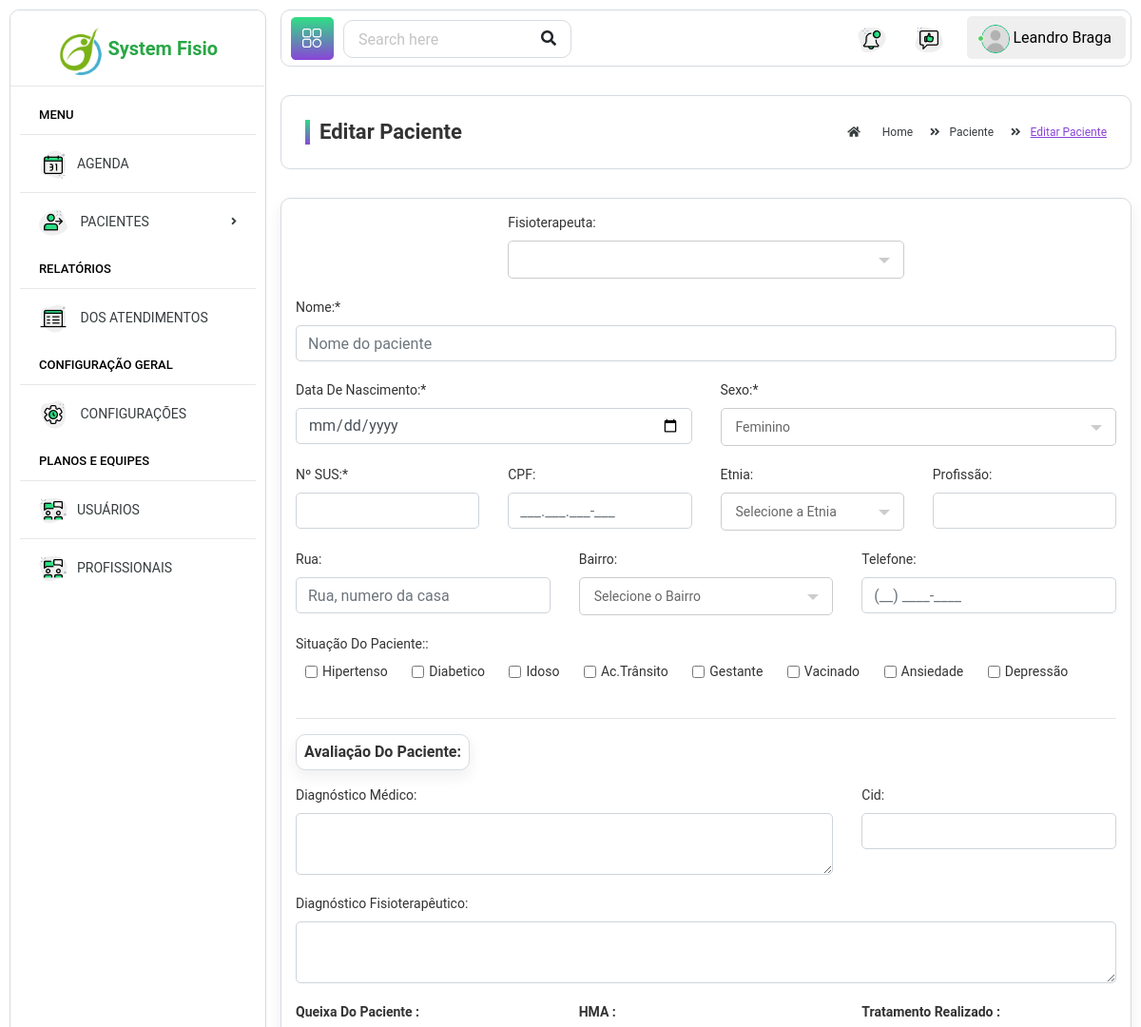
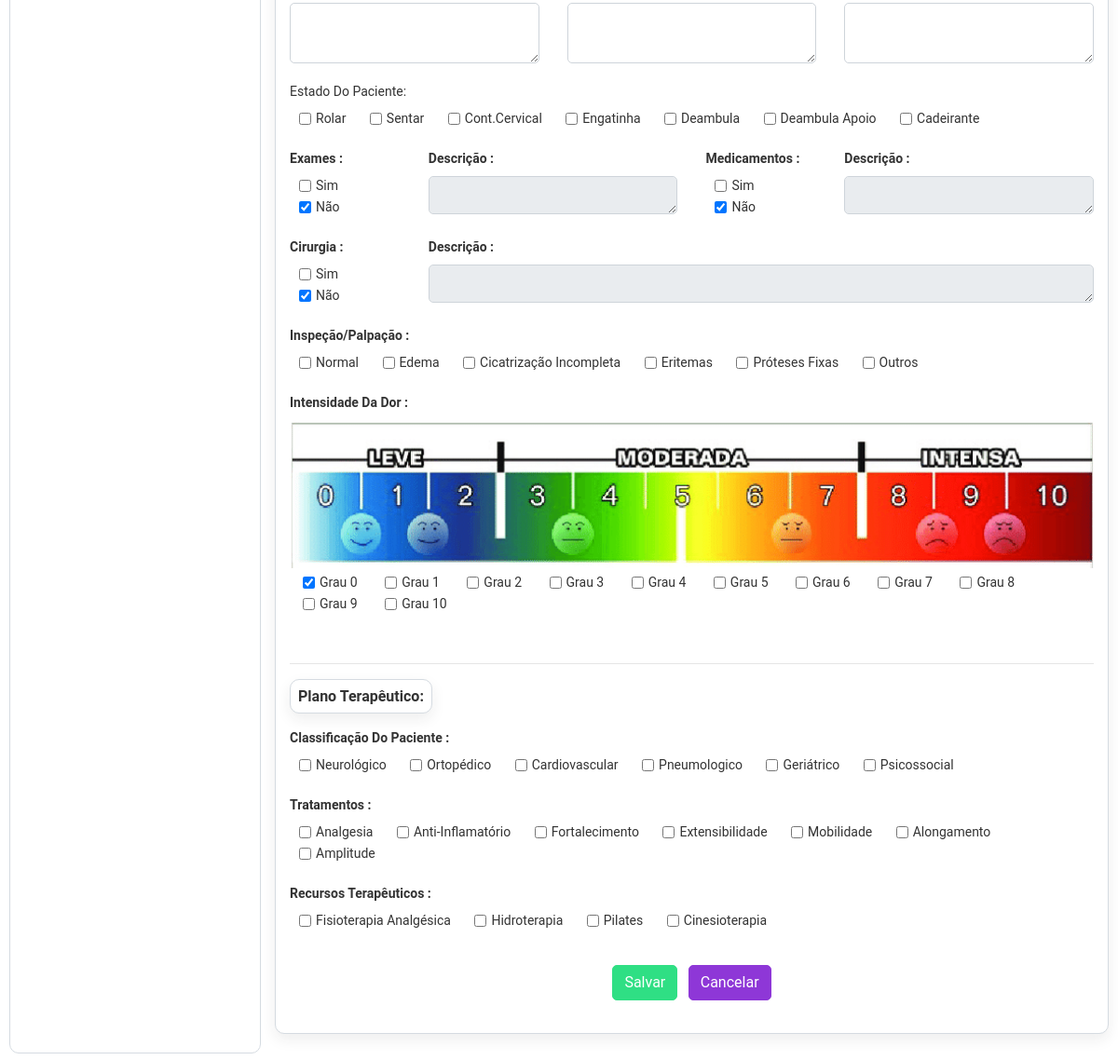
Screenshot of /edit-paciente.php (signed in) with the database file from the repository (2 pictures, top to bottom).
### tables this page shows
CREATE TABLE `situacao_paciente` (
  `cod_situacao` int(11) NOT NULL,
  `nome_situacao` varchar(50) NOT NULL,
  `data_situacao` date DEFAULT NULL
);

CREATE TABLE `estado_paciente` (
  `cod_estado` int(11) NOT NULL,
  `nome_estado` varchar(50) DEFAULT NULL,
  `data_cad_estado` date DEFAULT NULL
);

CREATE TABLE `inspecao` (
  `cod_inspecao` int(11) NOT NULL,
  `nome_inspecao` varchar(50) DEFAULT NULL,
  `data_cad_inspecao` date DEFAULT NULL
);

CREATE TABLE `classificacao_paciente` (
  `cod_classificacao` int(11) NOT NULL,
  `nome_classificacao` varchar(50) DEFAULT NULL,
  `data_cad_classificacao` date DEFAULT NULL
);

CREATE TABLE `tratamento_paciente` (
  `cod_tratamento` int(11) NOT NULL,
  `nome_tratamento` varchar(50) NOT NULL,
  `data_cad_tratamento` date DEFAULT NULL
);

CREATE TABLE `recurso_tratamento` (
  `cod_recurso` int(11) NOT NULL,
  `nome_recurso` varchar(50) NOT NULL,
  `data_cad_recurso` date DEFAULT NULL
);

### edit-paciente.php (the view, shortened to what the rows shown need)
<?php
include_once('./db/db-conection.php');
?>
<!DOCTYPE html>
<html lang="pt-br">
<head>
	<link href="../../../../css?family=Roboto:300,400,500,700,900" rel="stylesheet">
	<link rel="stylesheet" href="assets/css/bootstrap.min.css">
	<link rel="stylesheet" href="assets/plugins/fontawesome/css/all.min.css">
	<link rel="stylesheet" href="assets/plugins/fontawesome/css/fontawesome.min.css">
	<link rel="stylesheet" href="assets/css/select2.min.css">
	<link rel="stylesheet" href="assets/plugins/datetimepicker/css/tempusdominus-bootstrap-4.min.css">
	<link rel="stylesheet" href="assets/css/style.css">
	<link rel="stylesheet" href="assets/css/style-preload.css">
</head>
<body onload="loading()">
	<div class="main-wrapper">
		<div class="page-wrapper">
			<div class="content container-fluid">
				<div class="page-content">
					<div class="row">
						<div class="col-lg-12 col-md-12 col-sm-12 col-12">
							<div class="card">
								<div class="card-body">
									<div class="row ">
										<div class="col-lg-12 col-md-6 col-sm-6 col-12">
											<?php
											$codPaciente = isset($_POST['cod-paciente']) ? $_POST['cod-paciente'] : null;
											$codPaciente =  $codPaciente;
											$querySelectPaciente = "SELECT * FROM pacientes p join avaliacao_paciente ap on ap.ordem_paciente = p.cod_paciente join profissionais pr on ap.ordem_profissional = pr.cod_profissional where p.cod_paciente = '$codPaciente' order by ap.cod_avaliacao desc  ";
											$resultQuery = mysqli_query($mysqli, $querySelectPaciente);
											$result_row = mysqli_fetch_array($resultQuery);
											$eva_paciente = $result_row['eva_paciente'];
											?>
											<form id="form">
												<div class="row">
													<div class="col-lg-12 col-md-6 col-sm-6 col-12">
														<div class="form-group">
															<?php
															$querySelecSituacaoP = "SELECT * FROM situacao_paciente order by cod_situacao ";
															$result_situacaoP = mysqli_query($mysqli, $querySelecSituacaoP);
															while ($row_result_situacaoP = mysqli_fetch_array($result_situacaoP)) {
																$codSituacao = $row_result_situacaoP['cod_situacao'];
																$nomeSituacao = $row_result_situacaoP['nome_situacao'];
																if (mysqli_affected_rows($mysqli) > 0) {
																	$select = "checked";
																} else {
																	$select = "";
																}
															?>
																<div class="form-check form-check-inline" style="margin-left: 10px;">
																	<input class="form-check-input" type="checkbox" id="inlineCheckbox1" value="<?php echo $codSituacao; ?>" name="situacao_paciente[]" <?= $select; ?>>
																	<label class="form-check-label" for="inlineCheckbox1 "><?php echo $nomeSituacao; ?> </label>
																</div>
															<?php } ?>
														</div>
													</div>
												</div>
												<div class="row">
													<div class="col-lg-12 col-md-6 col-sm-6 col-12">
														<div class="form-group">
															<?php
															$queryEstado = "SELECT * FROM estado_paciente order by cod_estado ";
															$resultEstado = mysqli_query($mysqli, $queryEstado);
															while ($row_estado = mysqli_fetch_array($resultEstado)) {
																$codEstado = $row_estado['cod_estado'];
																$nomeEstado = $row_estado['nome_estado'];
																if (mysqli_affected_rows($mysqli) > 0) {
																	$select = "checked";
																} else {
																	$select = "";
																}
															?>
																<div class="form-check form-check-inline" style="margin-left: 10px;">
																	<input class="form-check-input" type="checkbox" id="inlineCheckbox1" value="<?php echo $codEstado; ?>" name="estado_paciente[]" <?= $select; ?>>
																	<label class="form-check-label" for="inlineCheckbox1 "><?php echo $nomeEstado; ?> </label>
																</div>
															<?php } ?>
														</div>
													</div>
												</div>
												<div class="row">
													<div class="col-lg-12 col-md-6 col-sm-6 col-12">
														<div class="form-group">
															<?php
															$queryInspecao = "SELECT * FROM inspecao order by cod_inspecao ";
															$resultInspecao = mysqli_query($mysqli, $queryInspecao);
															while ($row_inspecao = mysqli_fetch_array($resultInspecao)) {
																$codInspencao = $row_inspecao['cod_inspecao'];
																$nomeinspecao = $row_inspecao['nome_inspecao'];
																if (mysqli_affected_rows($mysqli) > 0) {
																	$select = "checked";
																} else {
																	$select = "";
																}
															?>
																<div class="form-check form-check-inline" style="margin-left: 10px;">
																	<input class="form-check-input" type="checkbox" id="inlineCheckbox1" value="<?php echo $codInspencao; ?>" name="inspecao_paciente[]" <?= $select; ?>>
																	<label class="form-check-label" for="inlineCheckbox1 "><?php echo $nomeinspecao; ?> </label>
																</div>
															<?php } ?>
														</div>
													</div>
												</div>
															<?php
															for ($i = 0; $i < 11; $i++) {
																if ($eva_paciente == $i) {
																	$select = "checked";
																} else {
																	$select = "";
																}
															?>
															<?php     }    ?>
												<div class="row">
													<div class="col-lg-12 col-md-6 col-sm-6 col-12">
														<div class="form-group">
															<?php
															$queryClassificao = "SELECT * FROM classificacao_paciente order by cod_classificacao ";
															$resultClassificacao = mysqli_query($mysqli, $queryClassificao);
															while ($row_classificao = mysqli_fetch_array($resultClassificacao)) {
																$codClassificacao = $row_classificao['cod_classificacao'];
																$nomeClassificacao = $row_classificao['nome_classificacao'];
																if (mysqli_affected_rows($mysqli) > 0) {
																	$select = "checked";
																} else {
																	$select = "";
																}
															?>
																<div class="form-check form-check-inline" style="margin-left: 10px;">
																	<input class="form-check-input" type="checkbox" id="inlineCheckbox1" value="<?php echo $codClassificacao; ?>" name="classificacao_paciente[]" <?= $select; ?>>
																	<label class="form-check-label" for="inlineCheckbox1 "><?php echo $nomeClassificacao; ?> </label>
																</div>
															<?php } ?>
														</div>
													</div>
												</div>
												<div class="row">
													<div class="col-lg-12 col-md-6 col-sm-6 col-12">
														<div class="form-group">
															<?php
															$queryTratamento = "SELECT * FROM tratamento_paciente order by cod_tratamento ";
															$resultTratamento = mysqli_query($mysqli, $queryTratamento);
															while ($row_tratamento = mysqli_fetch_array($resultTratamento)) {
																$codTratamento = $row_tratamento['cod_tratamento'];
																$nomeTratamento = $row_tratamento['nome_tratamento'];
																if (mysqli_affected_rows($mysqli) > 0) {
																	$select = "checked";
																} else {
																	$select = "";
																}
															?>
																<div class="form-check form-check-inline" style="margin-left: 10px;">
																	<input class="form-check-input" type="checkbox" id="inlineCheckbox1" value="<?php echo $codTratamento; ?>" name="tratamento_paciente[]" <?= $select; ?>>
																	<label class="form-check-label" for="inlineCheckbox1 "><?php echo $nomeTratamento; ?> </label>
																</div>
															<?php } ?>
														</div>
													</div>
												</div>
												<div class="row">
													<div class="col-lg-12 col-md-6 col-sm-6 col-12">
														<div class="form-group">
															<?php
															$queryRecursoTratamento = "SELECT * FROM recurso_tratamento order by cod_recurso ";
															$resultRecursoTratamento = mysqli_query($mysqli, $queryRecursoTratamento);
															while ($row_recurso_tratamento = mysqli_fetch_array($resultRecursoTratamento)) {
																$codRecursoTratamento = $row_recurso_tratamento['cod_recurso'];
																$nomeRecursoTratamento = $row_recurso_tratamento['nome_recurso'];
																if (mysqli_affected_rows($mysqli) > 0) {
																	$select = "checked";
																} else {
																	$select = "";
																}
															?>
																<div class="form-check form-check-inline" style="margin-left: 10px;">
																	<input class="form-check-input" type="checkbox" id="inlineCheckbox1" value="<?php echo $codRecursoTratamento; ?>" name="recurso_paciente[]" <?= $select; ?>>
																	<label class="form-check-label" for="inlineCheckbox1 "><?php echo $nomeRecursoTratamento; ?> </label>
																</div>
															<?php } ?>
														</div>
													</div>
												</div>
											</form>
										</div>
									</div>
								</div>
							</div>
						</div>
					</div>
				</div>
			</div>
		</div>
	</div>
</body>
</html>

### rows the page displays
situacao_paciente: nome_situacao "Hipertenso"
situacao_paciente: nome_situacao "Diabetico"
situacao_paciente: nome_situacao "Idoso"
situacao_paciente: nome_situacao "Ac.Trânsito"
situacao_paciente: nome_situacao "Gestante"
situacao_paciente: nome_situacao "Vacinado"
situacao_paciente: nome_situacao "Ansiedade"
situacao_paciente: nome_situacao "Depressão"
estado_paciente: nome_estado "Rolar"
estado_paciente: nome_estado "Sentar"
estado_paciente: nome_estado "Cont.Cervical"
estado_paciente: nome_estado "Engatinha"
estado_paciente: nome_estado "Deambula"
estado_paciente: nome_estado "Deambula Apoio"
estado_paciente: nome_estado "Cadeirante"
inspecao: nome_inspecao "Normal"
inspecao: nome_inspecao "Edema"
inspecao: nome_inspecao "Cicatrização Incompleta"
inspecao: nome_inspecao "Eritemas"
inspecao: nome_inspecao "Próteses Fixas"
inspecao: nome_inspecao "Outros"
classificacao_paciente: nome_classificacao "Neurológico"
classificacao_paciente: nome_classificacao "Ortopédico"
classificacao_paciente: nome_classificacao "Cardiovascular"
classificacao_paciente: nome_classificacao "Pneumologico"
classificacao_paciente: nome_classificacao "Geriátrico"
classificacao_paciente: nome_classificacao "Psicossocial"
tratamento_paciente: nome_tratamento "Analgesia"
tratamento_paciente: nome_tratamento "Anti-Inflamatório"
tratamento_paciente: nome_tratamento "Fortalecimento"
tratamento_paciente: nome_tratamento "Extensibilidade"
tratamento_paciente: nome_tratamento "Mobilidade"
tratamento_paciente: nome_tratamento "Alongamento"
tratamento_paciente: nome_tratamento "Amplitude"
recurso_tratamento: nome_recurso "Fisioterapia Analgésica"
recurso_tratamento: nome_recurso "Hidroterapia"
recurso_tratamento: nome_recurso "Pilates"
recurso_tratamento: nome_recurso "Cinesioterapia"

### other values shown
$_SESSION['usuario'] "Leandro Braga"
